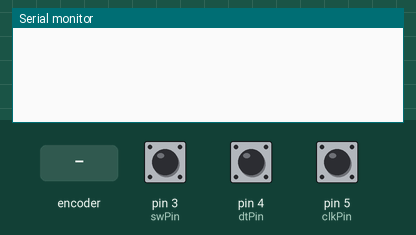
Simulated run of this sketch. Board: Arduino Uno, built with avr-gcc and run on an emulated ATmega328P. Shown: the last lines printed to the serial monitor. Inputs (shaded band) come from the test bench; at power-on: pin 3 (swPin) HIGH, pin 4 (dtPin) HIGH, pin 5 (clkPin) HIGH.

Above: at 1.2 s.
1.3 s: rotary encoder on pin 5 (clkPin) / pin 4 (dtPin) turned 1 step (first pin leading)
At 1.8 s:
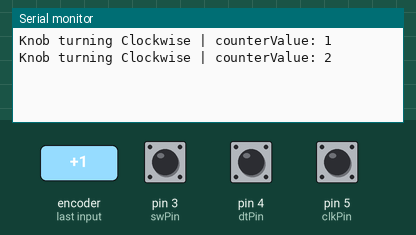
3.0 s: pin 3 (swPin) pulled LOW for 0.15 s
At 3.7 s:
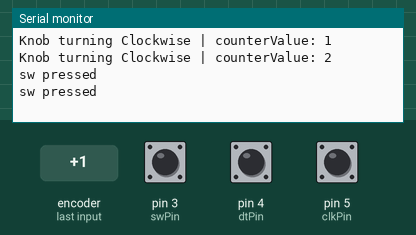
4.6 s: rotary encoder on pin 5 (clkPin) / pin 4 (dtPin) turned 2 steps (second pin leading)
At 5.4 s:
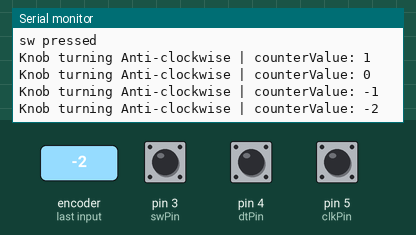
Timing chart, 0 to 7.6 s (numbered marks = the images above; inputs shaded):
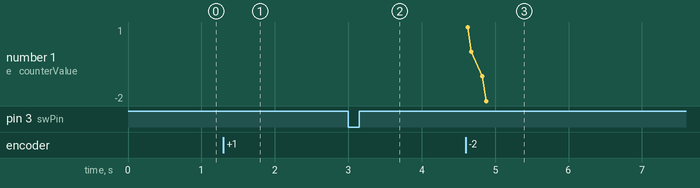

The sketch:

rotaryEncoderSketch.ino
```cpp
// (licence header left out)
const int swPin  = 3;
const int dtPin  = 4;
const int clkPin = 5;
int swState, previousClkState;
int counter = 0;

void setup(){
     Serial.begin(9600);
     pinMode(swPin, INPUT_PULLUP); // DEFAULT pin state at HIGH(1)
     pinMode(dtPin, INPUT);
     pinMode(clkPin, INPUT);

     previousClkState = digitalRead(clkPin);
}

void loop(){
     int currentClkState = digitalRead(clkPin);

      // the following below executes whenever CLK state changes from turning the knob
      if (currentClkState != previousClkState){
         if (digitalRead(dtPin) == currentClkState){
              counter -= 1;
              Serial.print("\n\nKnob turning Anti-clockwise | counterValue: ");
              Serial.print(counter);
         }
         else{
              counter += 1;
              Serial.print("\n\nKnob turning Clockwise | counterValue: ");
              Serial.print(counter);
         }
      }
     previousClkState = currentClkState;

     swState = digitalRead(swPin); // DEFAULT pin state is HIGH(1) when pressed goes LOW(0)
      if (!swState){ // inverts LOW(0) when pressed to HIGH(1) to execute condition below
         Serial.print("\n\nsw pressed");
         delay(100);
      }
}
```

Measured:
- after the input at 1.3 s, the serial monitor: prints a new line at once (image 1)
- after the input at 3.0 s, the serial monitor: prints a new line at once (image 2)
- after the input at 4.6 s, the serial monitor: prints a new line at once (image 3)
